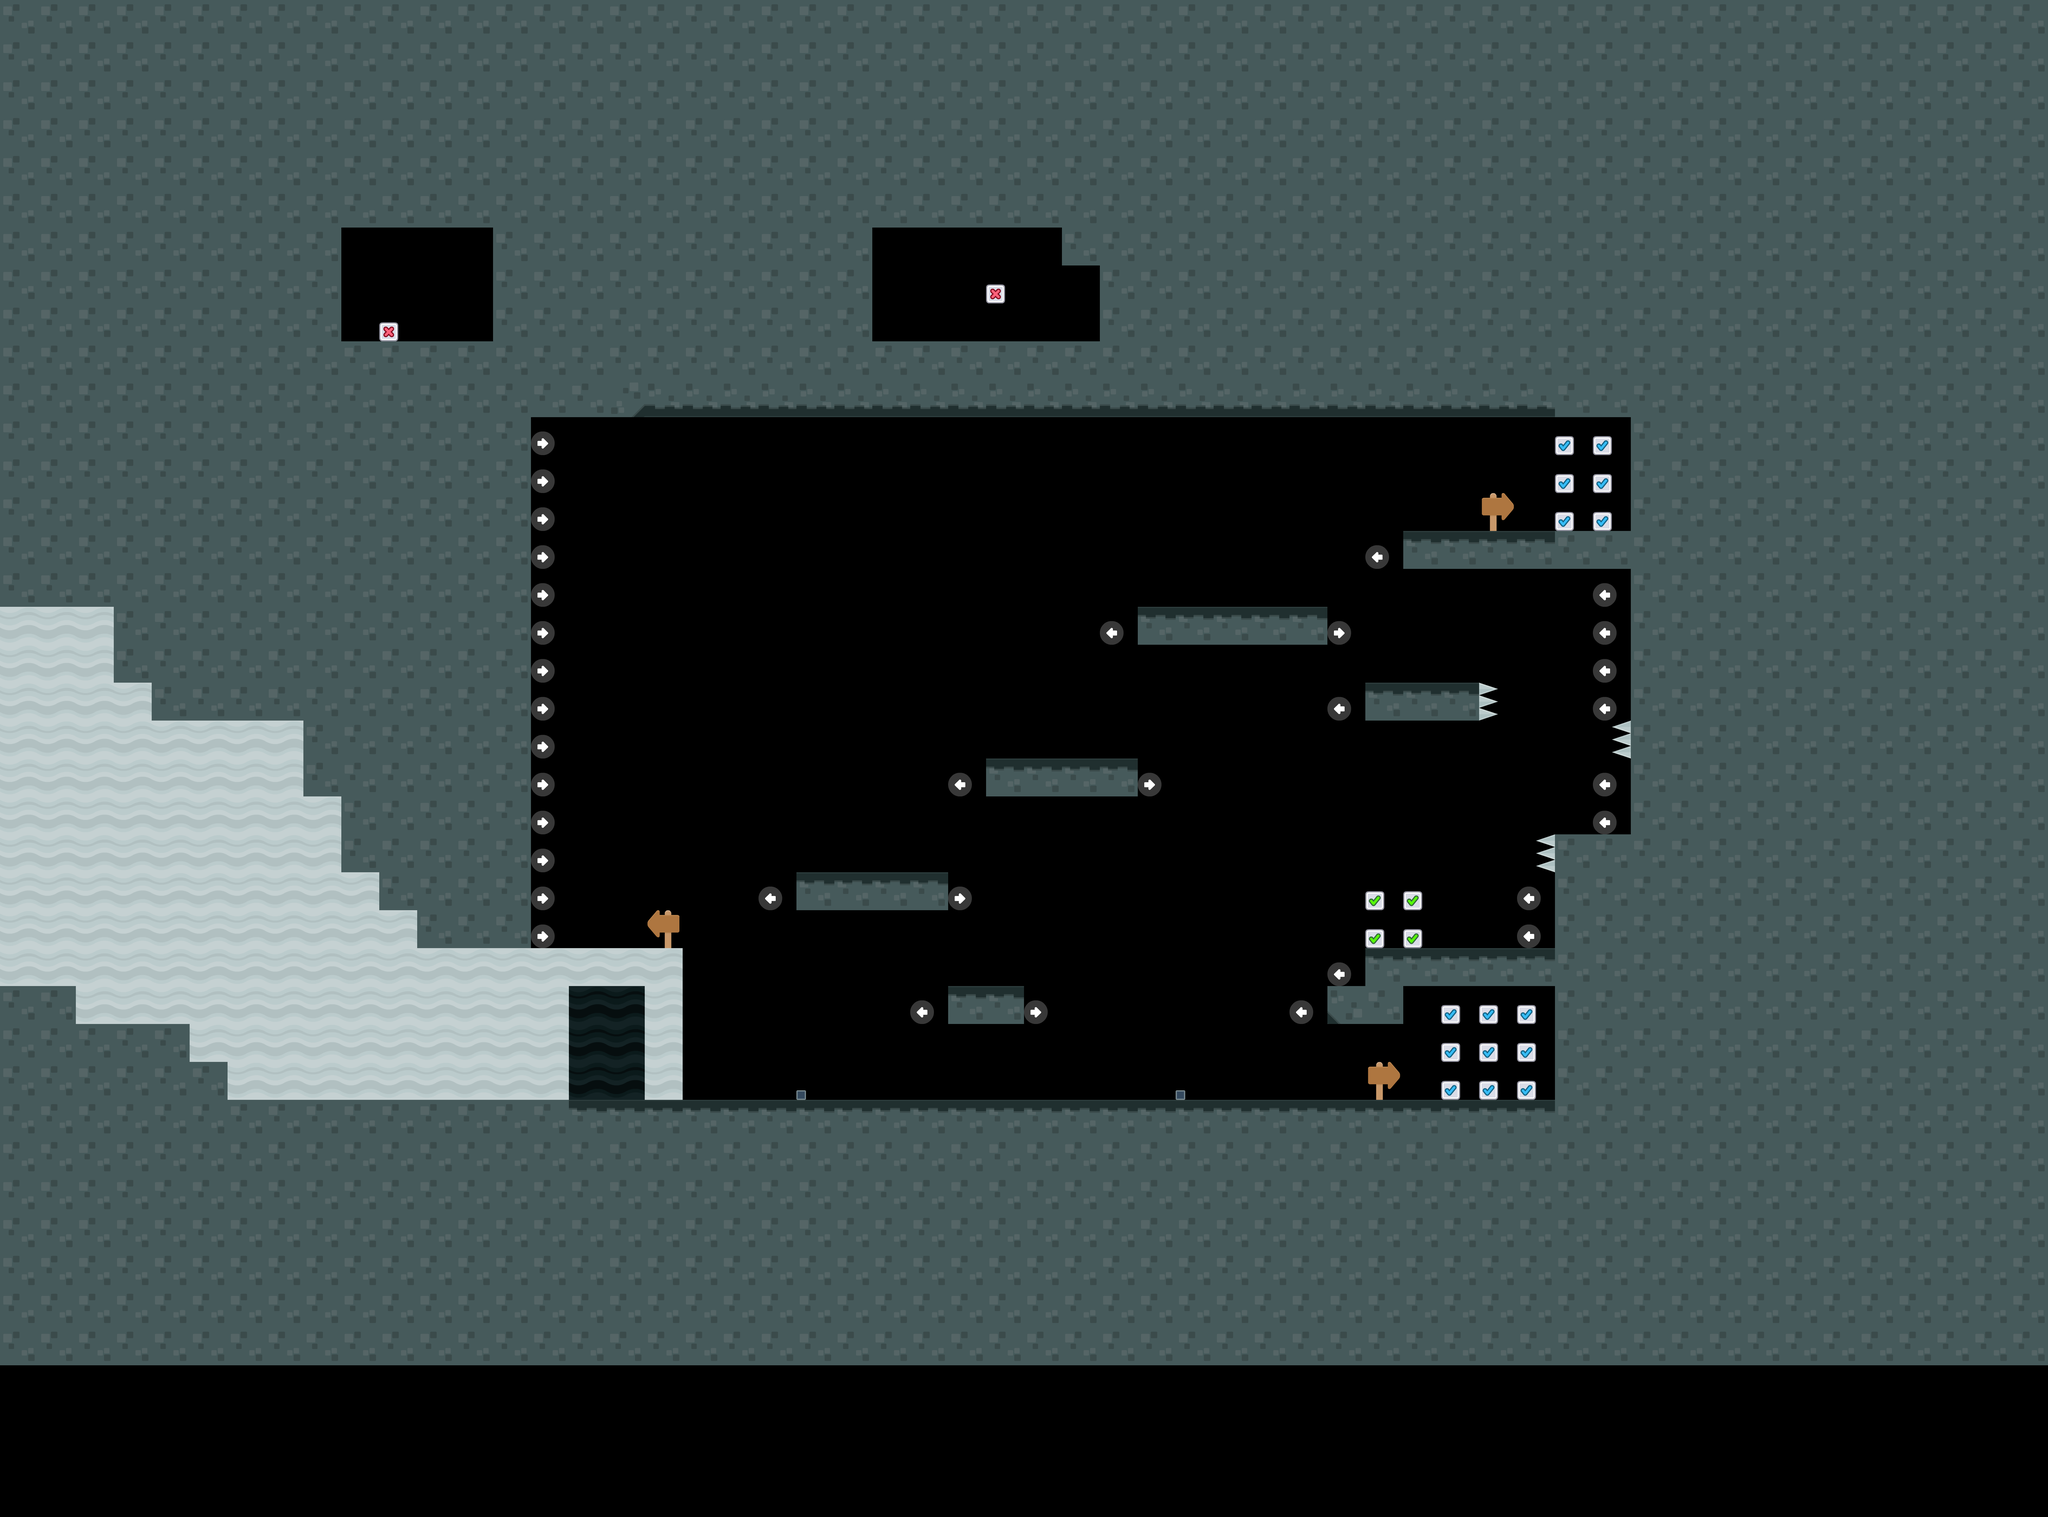

This is a level from a 2D game, rendered from its Tiled map with the project's own tilesets. A one-line summary and the map file follow, with tile-layer data summarised:
An orthogonal 54x40 tile map with 128x128 px tiles, 8 tile layers (Platforms, Hazard, Wall Jump, Load Zone, ...), 7 tilesets.

<map version="1.10" tiledversion="1.11.2" orientation="orthogonal" renderorder="right-down" width="54" height="40" tilewidth="128" tileheight="128" infinite="0" nextlayerid="9" nextobjectid="1">
 <tileset firstgid="1" source="../tilesets/groundStone.tsx" />
 <tileset firstgid="16" source="../tilesets/npc.tsx" />
 <tileset firstgid="31" source="../tilesets/groundSand.tsx" />
 <tileset firstgid="38" source="../tilesets/load.tsx" />
 <tileset firstgid="56" source="../tilesets/wjump.tsx" />
 <tileset firstgid="59" source="../tilesets/enemy.tsx" />
 <tileset firstgid="76" source="../tilesets/groundMarble.tsx" />
 <layer id="1" name="Platforms" width="54" height="40">
  <data>[2160 cells, 396 non-empty, 6 distinct tile ids]</data>
 </layer>
 <layer id="7" name="Hazard" width="54" height="40">
  <data>[2160 cells, 3 non-empty, 2 distinct tile ids]</data>
 </layer>
 <layer id="6" name="Wall Jump" width="54" height="40">
  <data>[2160 cells, 38 non-empty, 2 distinct tile ids]</data>
 </layer>
 <layer id="3" name="Load Zone" width="54" height="40">
  <data>[2160 cells, 23 non-empty, 4 distinct tile ids]</data>
 </layer>
 <layer id="2" name="Npc Spawn" width="54" height="40">
  <data>[2160 cells, 2 non-empty, 2 distinct tile ids]</data>
 </layer>
 <layer id="8" name="Enemy Spawn" width="54" height="40">
  <data>[2160 cells, 2 non-empty, 2 distinct tile ids]</data>
 </layer>
 <layer id="4" name="Background" width="54" height="40">
  <data>[2160 cells, 17 non-empty, 2 distinct tile ids]</data>
 </layer>
 <layer id="5" name="Foreground" width="54" height="40">
  <data>[2160 cells, 1116 non-empty, 4 distinct tile ids]</data>
 </layer>
</map>
